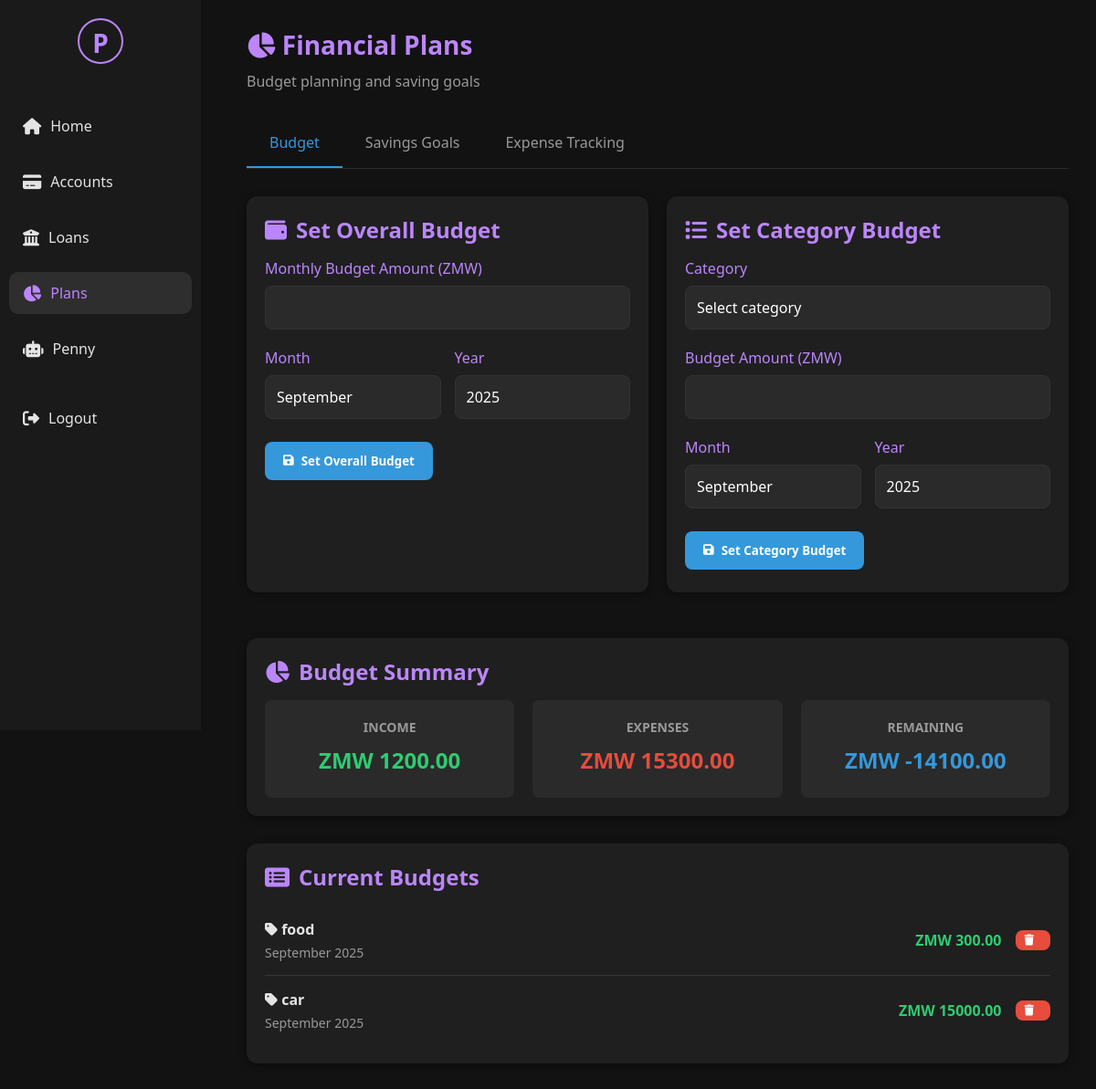
Page /plans (signed in) on the committed database.
### tables this page shows
CREATE TABLE overall_budget (
                id INTEGER PRIMARY KEY AUTOINCREMENT,
                user_id TEXT,
                total_amount REAL,
                month TEXT,
                year INTEGER,
                created_at TEXT
            );

CREATE TABLE budget (
                id INTEGER PRIMARY KEY AUTOINCREMENT,
                user_id TEXT,
                category TEXT,
                amount REAL,
                month TEXT,
                year INTEGER,
                created_at TEXT
            );

### GUI/web_app.py (the view)
@app.route('/plans')
@login_required
def plans():
    user_id = session.get('user_id')
    print(f"🔍 Starting plans page for user {user_id}")
    try:
        print("🔍 Getting current date...")
        current_month = datetime.now().strftime("%B")
        current_year = datetime.now().year
        print(f"✅ Current date: {current_month} {current_year}")
        print("🔍 Initializing BudgetPlanner...")
        start_time = time.time()
        budget_planner = BudgetPlanner()
        print(f"✅ BudgetPlanner initialized in {time.time() - start_time:.2f}s")
        print("🔍 Initializing SavingsGoals...")
        start_time = time.time()
        savings = SavingsGoals(user_id)
        print(f"✅ SavingsGoals initialized in {time.time() - start_time:.2f}s")
        print("🔍 Getting budgets...")
        start_time = time.time()
        budgets = budget_planner.get_budgets(user_id, current_month, current_year)
        print(f"✅ Budgets retrieved in {time.time() - start_time:.2f}s: {len(budgets)} items")
        print("🔍 Getting budget summary...")
        start_time = time.time()
        budget_summary = budget_planner.get_budget_summary(user_id, current_month, current_year)
        print(f"✅ Budget summary retrieved in {time.time() - start_time:.2f}s")
        print("🔍 Getting savings goals...")
        start_time = time.time()
        savings_goals = savings.get_goals()
        print(f"✅ Savings goals retrieved in {time.time() - start_time:.2f}s: {len(savings_goals)} goals")
    except Exception as e:
        print(f"❌ Error in plans route: {e}")
        import traceback
        traceback.print_exc()
        budgets = []
        budget_summary = None
        savings_goals = []
        flash('Error loading plans. Please try again.')
    print("🔍 Rendering plans template...")
    return render_template('plans.html',
                         current_user={'username': session.get('full_name', session.get('username', 'User'))},
                         budgets=budgets,
                         budget_summary=budget_summary,
                         savings_goals=savings_goals,
                         current_month=current_month,
                         current_year=current_year)

### GUI/web_app.py (called while the page is built)
@app.teardown_appcontext
def teardown_db(exception):
    close_db_connection()

def login_required(f):
    @wraps(f)
    def decorated_function(*args, **kwargs):
        if 'user_id' not in session:
            flash('Please log in to access this page.')
            return redirect(url_for('login'))
        return f(*args, **kwargs)
    return decorated_function

### database/db.py (called while the page is built)
def get_connection(db_path=None):
    if db_path is None:
        db_path = DB_PATH
    return sqlite3.connect(db_path)

### database/db_helper.py (called while the page is built)
def get_db_connection():
    db_path = os.path.join(os.path.dirname(os.path.dirname(__file__)), 'database', 'penny.db')
    for attempt in range(3):
        try:
            conn = sqlite3.connect(db_path, timeout=20.0)  # 20 second timeout
            conn.row_factory = sqlite3.Row
            conn.execute('PRAGMA journal_mode=WAL')
            return conn
        except sqlite3.OperationalError as e:
            if "database is locked" in str(e) and attempt < 2:
                print(f"Database locked, retrying... (attempt {attempt + 1})")
                time.sleep(0.5 * (attempt + 1))  # Exponential backoff
                continue
            else:
                raise

def close_db_connection(conn=None):
    if conn:
        try:
            conn.close()
        except Exception as e:
            print(f"Error closing connection: {e}")

### purchases/budget_planner.py (called while the page is built)
    def get_budgets(self, user_id, month=None, year=None):
        conn = None
        try:
            conn = get_db_connection()
            cursor = conn.cursor()
            month = month or datetime.now().strftime("%B")
            year = year or datetime.now().year
            cursor.execute("""
                SELECT category, amount, month, year FROM budget
                WHERE user_id = ? AND month = ? AND year = ?
            """, (user_id, month, year))
            budgets = cursor.fetchall()
            result = []
            for row in budgets:
                result.append({
                    'category': row[0],  # Use index instead of column name
                    'amount': row[1],
                    'month': row[2],
                    'year': row[3]
                })
            return result
        finally:
            if conn:
                conn.close()

### GUI/templates/plans.html (shortened to what this page needs)
{% extends "base.html" %}
{% block content %}
<div class="welcome-section">
    <h1><i class="fas fa-chart-pie"></i> Financial Plans</h1>
    <p>Budget planning and saving goals</p>
</div>
<div class="tabs">
    <div class="tab active" data-tab="budget">Budget</div>
    <div class="tab" data-tab="savings">Savings Goals</div>
    <div class="tab" data-tab="expenses">Expense Tracking</div>
</div>
<div class="tab-content active" id="budget-tab">
    <div class="forms-grid">
        <div class="card">
            <h2><i class="fas fa-wallet"></i> Set Overall Budget</h2>
            <form method="POST" action="{{ url_for('set_budget') }}">
                <div class="form-group">
                    <label for="overall_amount">Monthly Budget Amount (ZMW)</label>
                    <input type="number" class="form-control" id="overall_amount" name="amount" step="0.01" min="0.01" required>
                </div>
                <div class="date-grid">
                    <div class="form-group">
                        <label for="budget_month">Month</label>
                        <select class="form-control" id="budget_month" name="month">
                            {% for month in ['January', 'February', 'March', 'April', 'May', 'June', 'July', 'August', 'September', 'October', 'November', 'December'] %}
                            <option value="{{ month }}">{{ month }}</option>
                            {% endfor %}
                        </select>
                    </div>
                    <div class="form-group">
                        <label for="budget_year">Year</label>
                        <select class="form-control" id="budget_year" name="year">
                            {% for year in range(2023, 2030) %}
                            <option value="{{ year }}" {% if year == current_year %}selected{% endif %}>{{ year }}</option>
                            {% endfor %}
                        </select>
                    </div>
                </div>
                <button type="submit" class="btn btn-primary">
                    <i class="fas fa-save"></i> Set Overall Budget
                </button>
            </form>
        </div>
        <div class="card">
            <h2><i class="fas fa-list"></i> Set Category Budget</h2>
            <form method="POST" action="{{ url_for('set_budget') }}">
                <div class="form-group">
                    <label for="category">Category</label>
                    <select class="form-control" id="category" name="category" required>
                        <option value="">Select category</option>
                    </select>
                </div>
                <div class="form-group">
                    <label for="category_amount">Budget Amount (ZMW)</label>
                    <input type="number" class="form-control" id="category_amount" name="amount" step="0.01" min="0.01" required>
                </div>
                <div class="date-grid">
                    <div class="form-group">
                        <label for="cat_month">Month</label>
                        <select class="form-control" id="cat_month" name="month">
                            {% for month in ['January', 'February', 'March', 'April', 'May', 'June', 'July', 'August', 'September', 'October', 'November', 'December'] %}
                            <option value="{{ month }}">{{ month }}</option>
                            {% endfor %}
                        </select>
                    </div>
                    <div class="form-group">
                        <label for="cat_year">Year</label>
                        <select class="form-control" id="cat_year" name="year">
                            {% for year in range(2023, 2030) %}
                            <option value="{{ year }}" {% if year == current_year %}selected{% endif %}>{{ year }}</option>
                            {% endfor %}
                        </select>
                    </div>
                </div>
                <button type="submit" class="btn btn-primary">
                    <i class="fas fa-save"></i> Set Category Budget
                </button>
            </form>
        </div>
    </div>
    <div class="card summary-card">
        <h2><i class="fas fa-chart-pie"></i> Budget Summary</h2>
        {% if budget_summary %}
        <div class="summary-grid">
            <div class="summary-item income">
                <h3>Income</h3>
                <div class="amount">ZMW {{ "%.2f"|format(budget_summary.total_budget) if budget_summary.total_budget else "0.00" }}</div>
            </div>
            <div class="summary-item expense">
                <h3>Expenses</h3>
                <div class="amount">ZMW {{ "%.2f"|format(budget_summary.total_spent) if budget_summary.total_spent else "0.00" }}</div>
            </div>
            <div class="summary-item remaining">
                <h3>Remaining</h3>
                <div class="amount">ZMW {{ "%.2f"|format(budget_summary.remaining) if budget_summary.remaining else "0.00" }}</div>
            </div>
        </div>
        {% else %}
        <div class="empty-state">
            <p>No budget data available. Set your budgets above to see the summary.</p>
        </div>
        {% endif %}
    </div>
    <div class="card">
        <h2><i class="fas fa-list-alt"></i> Current Budgets</h2>
        {% if budgets %}
        <div class="budgets-list">
            {% for budget in budgets %}
            <div class="budget-item {% if budget.category == 'Overall' or budget.category == 'overall' %}overall-budget{% endif %}">
                <div class="budget-info">
                    <div class="budget-name">
                        {% if budget.category == 'Overall' or budget.category == 'overall' %}
                        <i class="fas fa-wallet"></i> Overall Budget
                        {% else %}
                        <i class="fas fa-tag"></i> {{ budget.category }}
                        {% endif %}
                    </div>
                    <div class="budget-date">{{ budget.month }} {{ budget.year }}</div>
                </div>
                <div class="budget-actions">
                    <div class="budget-amount">ZMW {{ "%.2f"|format(budget.amount) }}</div>
                    <form method="POST" action="{{ url_for('delete_budget') }}" class="delete-form">
                        <button type="submit" class="btn btn-danger btn-sm" onclick="return confirm('Are you sure you want to delete this budget?')">
                            <i class="fas fa-trash"></i>
                        </button>
                    </form>
                </div>
            </div>
            {% endfor %}
        </div>
        {% else %}
        <div class="empty-state">
            <p>No budgets set yet. Create budgets above to manage your expenses.</p>
        </div>
        {% endif %}
    </div>
</div>
{% endblock %}

### GUI/static/css/style.css (style rules this page uses)
* { margin: 0; padding: 0; box-sizing: border-box; font-family: 'Segoe UI', Tahoma, Geneva, Verdana, sans-serif; }
body { background-color: #121212; color: #e4e4e4; display: flex; min-height: 100vh; }
h1, h2, h3, h4 { margin: 0 0 10px; }
.welcome-section { margin-bottom: 30px; }
.welcome-section h1 { color: #bb86fc; font-size: 28px; }
.welcome-section p { color: #999; }
.card { background: #1f1f1f; border-radius: 12px; padding: 20px; margin-bottom: 20px; box-shadow: 0 2px 8px rgba(0,0,0,0.4); }
.card h2 { color: #bb86fc; margin-bottom: 15px; display: flex; align-items: center; }
.card h2 i { margin-right: 10px; }
.btn { background: #bb86fc; border: none; padding: 12px 20px; border-radius: 8px; color: white; font-weight: bold; cursor: pointer; margin: 5px 0; transition: background 0.3s; display: inline-flex; align-items: center; }
.btn i { margin-right: 8px; }
.btn-sm { padding: 8px 15px; font-size: 14px; }
.form-group { margin-bottom: 20px; }
.form-group label { display: block; margin-bottom: 8px; color: #bb86fc; font-weight: 500; }
.form-control { width: 100%; padding: 12px; border-radius: 8px; border: 1px solid #333; background: #2a2a2a; color: white; font-size: 16px; }
.amount { font-weight: bold; margin-bottom: 5px; }
.income { color: #4caf50; }
.expense { color: #f44336; }
.tabs { display: flex; border-bottom: 1px solid #333; margin-bottom: 20px; }
.tab { padding: 12px 20px; cursor: pointer; color: #999; border-bottom: 2px solid transparent; }
.tab.active { color: #bb86fc; border-bottom: 2px solid #bb86fc; }
.tab-content { display: none; }
.tab-content.active { display: block; }
input, textarea, select { -webkit-appearance: none; -moz-appearance: none; appearance: none; background: #2a2a2a; color: white; border: 1px solid #333; border-radius: 8px; padding: 12px; font-size: 16px; width: 100%; box-sizing: border-box; }
input[type="text"], input[type="password"], input[type="email"], input[type="number"], input[type="tel"], textarea { -webkit-appearance: none; -moz-appearance: none; appearance: none; }

### GUI/templates/plans.html (style rules this page uses)
.forms-grid { display: grid; grid-template-columns: 1fr 1fr; gap: 20px; margin-bottom: 30px; }
.date-grid { display: grid; grid-template-columns: 1fr 1fr; gap: 15px; }
.summary-card { margin-bottom: 30px; }
.summary-grid { display: grid; grid-template-columns: repeat(3, 1fr); gap: 20px; }
.summary-item { text-align: center; padding: 20px; border-radius: 8px; background: rgba(255, 255, 255, 0.05); }
.summary-item h3 { margin: 0 0 10px 0; font-size: 14px; text-transform: uppercase; color: #999; }
.summary-item .amount { font-size: 24px; font-weight: bold; }
.summary-item.income .amount { color: #2ecc71; }
.summary-item.expense .amount { color: #e74c3c; }
.summary-item.remaining .amount { color: #3498db; }
.budgets-list { max-height: 300px; overflow-y: auto; }
.budget-item { display: flex; justify-content: space-between; align-items: center; padding: 15px 0; border-bottom: 1px solid rgba(255, 255, 255, 0.1); }
.budget-item:last-child { border-bottom: none; }
.budget-info .budget-name { font-weight: bold; margin-bottom: 5px; }
.budget-info .budget-date { color: #999; font-size: 14px; }
.budget-actions { display: flex; align-items: center; gap: 15px; }
.budget-amount { font-weight: bold; color: #2ecc71; }
.delete-form { display: inline; }
.btn-danger { background-color: #e74c3c; border-color: #e74c3c; }
.btn-primary { background-color: #3498db; border-color: #3498db; }
.btn-sm { padding: 5px 10px; font-size: 12px; }
.tabs { display: flex; margin-bottom: 30px; border-bottom: 1px solid rgba(255, 255, 255, 0.1); }
.tab { padding: 15px 25px; cursor: pointer; border-bottom: 2px solid transparent; transition: all 0.3s ease; }
.tab.active { border-bottom-color: #3498db; color: #3498db; }

### rows in the picture
overall_budget: total_amount "1200.00"
budget: category "food", month "September", year "2025", amount "300.00"
budget: category "car", month "September", year "2025", amount "15000.00"

### other values in the picture
form field month "September"
form field year "2025"
